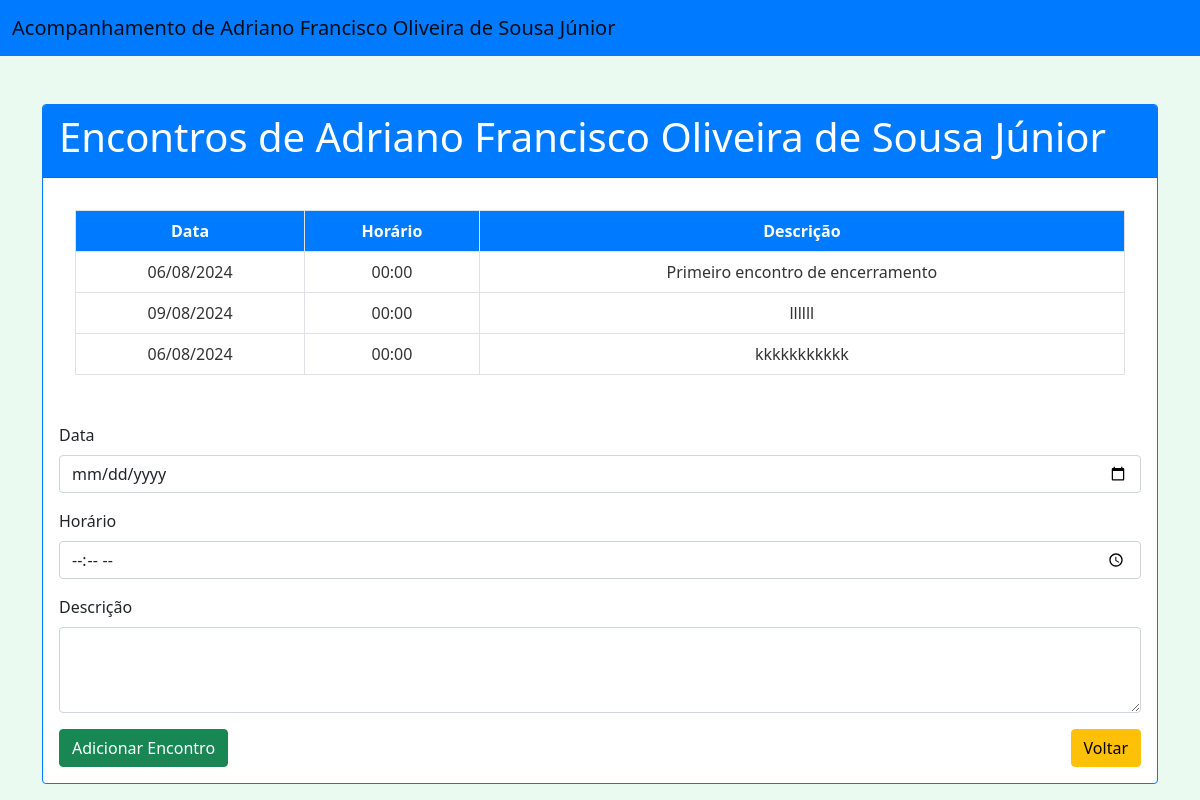
Page /acompanhamento/30/ on the committed database.
### app_cad_usuarios/models.py (models this page shows, shortened)
class Usuario(models.Model):
    id_usuario = models.AutoField(primary_key=True)
    nome = models.TextField(max_length=255)
    idade = models.IntegerField()
    bairro = models.TextField(max_length=255)
    sexo = models.TextField(max_length=10)
    cidade = models.TextField(max_length=255)

class Encontro(models.Model):
    usuario = models.ForeignKey(Usuario, on_delete=models.CASCADE, related_name='encontros')
    data = models.DateTimeField()
    horario = models.TimeField(default='00:00')
    descricao = models.TextField()

### app_cad_usuarios/views.py (the view, shortened to what this page needs)
# urls.py: path('acompanhamento/<int:usuario_id>/', views.acompanhamento, name='acompanhamento'),
def acompanhamento(request, usuario_id):
    usuario = get_object_or_404(Usuario, id_usuario=usuario_id)
    encontros = usuario.encontros.all()
    return render(request, 'usuarios/acompanhamento.html', {'usuario': usuario, 'encontros': encontros})

### app_cad_usuarios/templates/usuarios/acompanhamento.html (shortened to what this page needs)
<!doctype html>
<html lang="en">
<head>
    <link href="https://cdn.jsdelivr.net/npm/bootstrap@5.0.2/dist/css/bootstrap.min.css" rel="stylesheet">
</head>
<body>
<nav class="navbar navbar-expand-lg navbar-light">
    <div class="container-fluid">
        <a class="navbar-brand" href="#">Acompanhamento de {{ usuario.nome }}</a>
    </div>
</nav>
<div class="container mt-5">
    <div class="card">
        <div class="card-header">
            <h1 class="card-title">Encontros de {{ usuario.nome }}</h1>
        </div>
        <div class="card-body">
            <div class="table-container">
                <div class="table-wrapper">
                    <table class="table table-bordered">
                        <thead>
                            <tr>
                                <th scope="col">Data</th>
                                <th scope="col">Horário</th>
                                <th scope="col">Descrição</th>
                            </tr>
                        </thead>
                        <tbody>
                            {% for encontro in encontros %}
                                <tr>
                                    <td>{{ encontro.data|date:"d/m/Y" }}</td>
                                    <td>{{ encontro.horario|time:"H:i" }}</td>
                                    <td>{{ encontro.descricao }}</td>
                                </tr>
                            {% endfor %}
                        </tbody>
                    </table>
                </div>
            </div>
            <div class="mt-3">
                <form method="post">
                    <div class="mb-3">
                        <label for="data" class="form-label">Data</label>
                        <input type="date" class="form-control" id="data" name="data" required>
                    </div>
                    <div class="mb-3">
                        <label for="horario" class="form-label">Horário</label>
                        <input type="time" class="form-control" id="horario" name="horario" required>
                    </div>
                    <div class="mb-3">
                        <label for="descricao" class="form-label">Descrição</label>
                        <textarea class="form-control" id="descricao" name="descricao" rows="3" required></textarea>
                    </div>
                    <div class="mt-3 d-flex justify-content-between">
                        <button type="submit" class="btn btn-success">Adicionar Encontro</button>
                        <a href="{% url 'usuarios' %}" class="btn btn-warning">Voltar</a>
                    </div>
                </form>
            </div>
        </div>
    </div>
</div>
</body>
</html>

### app_cad_usuarios/templates/usuarios/acompanhamento.html (style rules this page uses)
body { background-color: #eafaf1; }
.navbar { background-color: #007bff; }
.navbar-brand { color: #ffffff; }
.card { background-color: #ffffff; border: 1px solid #007bff; }
.card-header { background-color: #007bff; color: #ffffff; }
table { background-color: #ffffff; border: 1px solid #007bff; width: 100%; }
th, td { color: #333; text-align: center; }
th { background-color: #d1ecf1; }
.table thead th { background-color: #007bff; color: #ffffff; }
.table-container { overflow-x: auto; padding: 1rem; }
.table-wrapper { display: flex; justify-content: center; align-items: center; }

### rows in the picture
Usuario: nome "Adriano Francisco Oliveira de Sousa Júnior"
Encontro: data "06/08/2024", horario "00:00", descricao "Primeiro encontro de encerramento"
Encontro: data "09/08/2024", horario "00:00", descricao "llllll"
Encontro: data "06/08/2024", horario "00:00", descricao "kkkkkkkkkkk"
